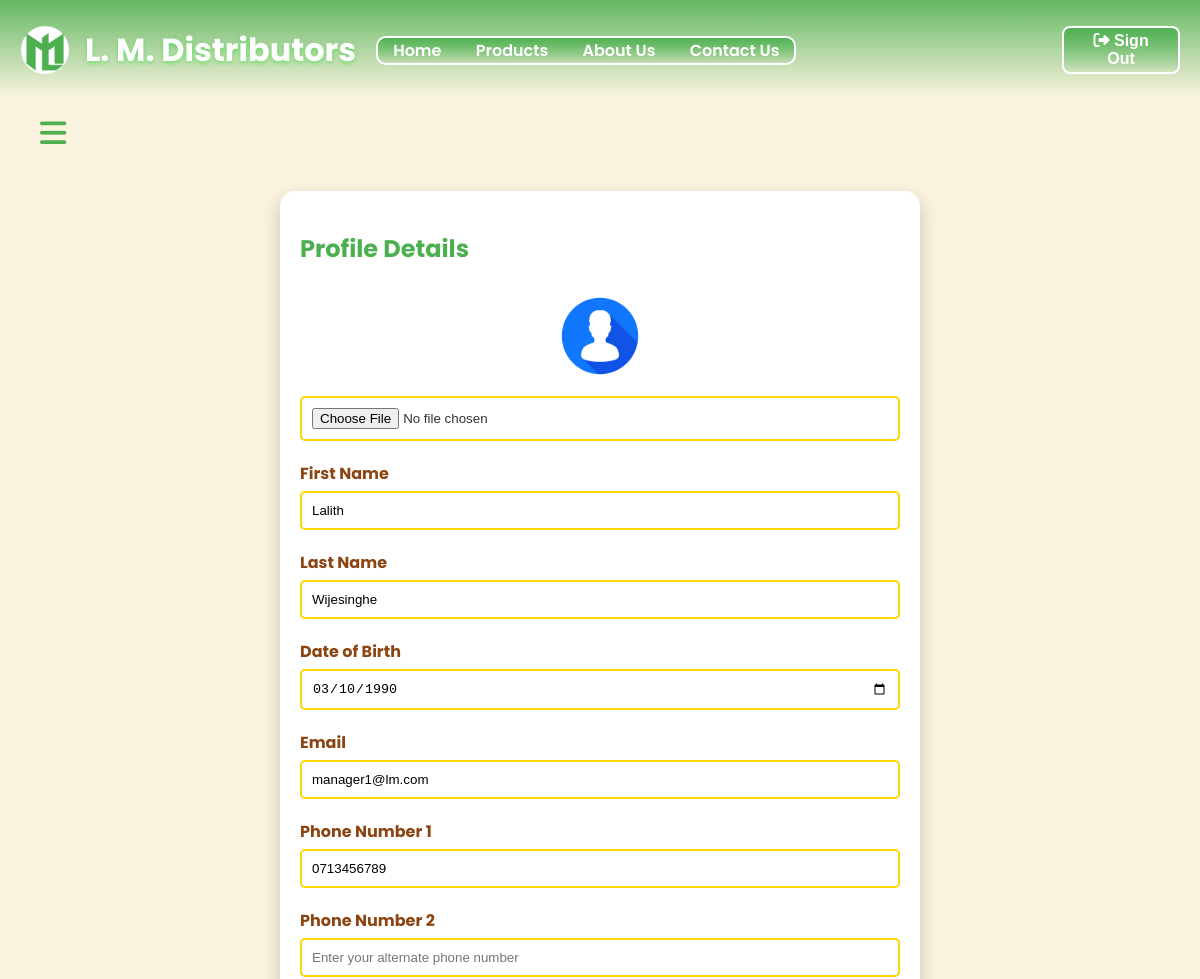
The app's page /accSettings.php (signed in, upper part), older data.
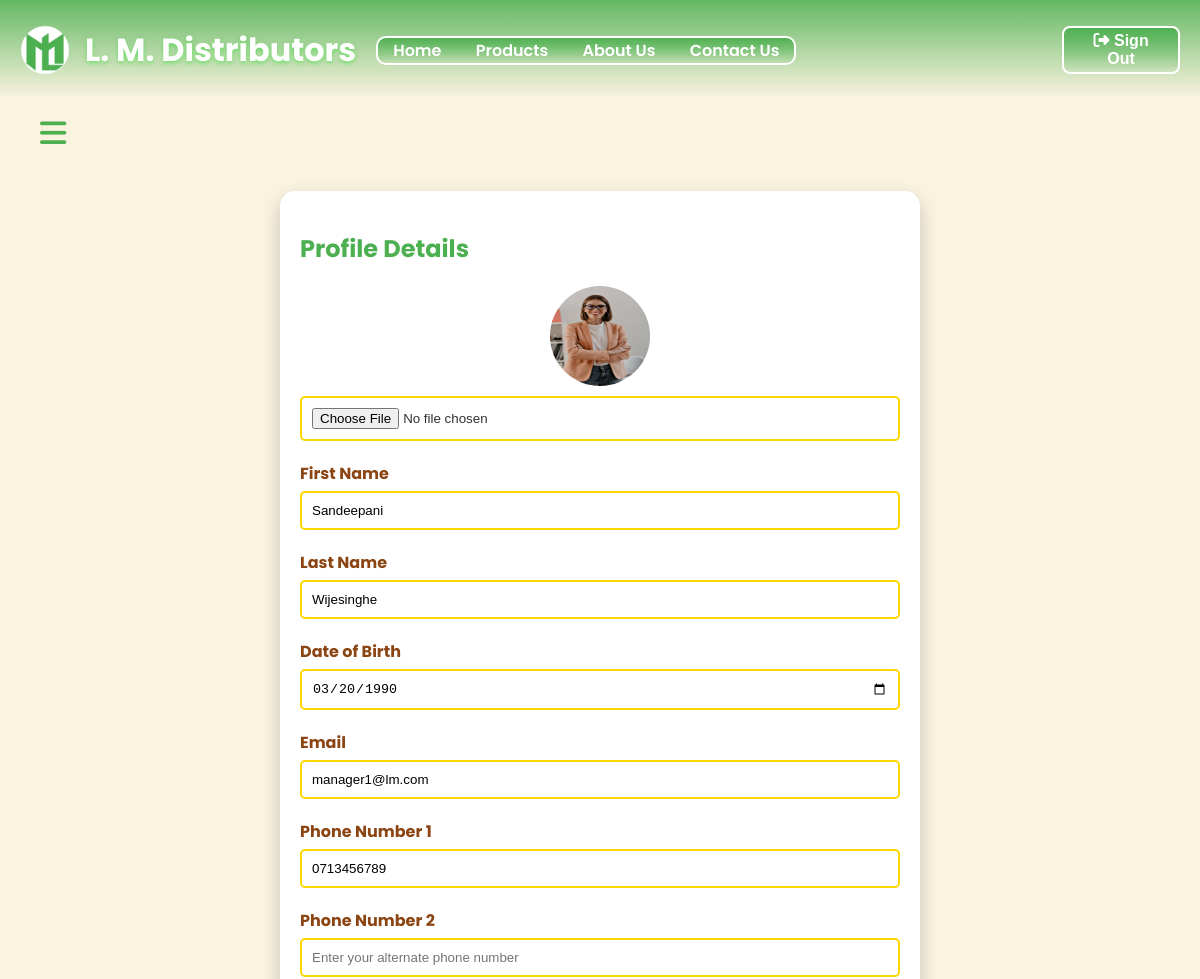
The same page, newer data.
### tables this page shows
CREATE TABLE `user_info` (
  `userID` int(11) NOT NULL,
  `email` varchar(255) NOT NULL,
  `password` varchar(255) NOT NULL,
  `fName` varchar(100) NOT NULL,
  `lName` varchar(100) NOT NULL,
  `dob` date NOT NULL,
  `phone1` varchar(15) NOT NULL,
  `phone2` varchar(15) DEFAULT NULL,
  `address` text NOT NULL,
  `image` varchar(255) DEFAULT NULL,
  `type` enum('admin','manager','customer','supplier','buyer') NOT NULL,
  `assignType` varchar(50) DEFAULT NULL,
  `status` enum('active','inactive') NOT NULL,
  `last_logout` datetime DEFAULT NULL
);

### accSettings.php (the view, shortened to what this page needs)
<?php
require_once 'config.php';
$user_id = $_SESSION['user_id'];
$firstName = $_SESSION['user_fName'];
$lastName = $_SESSION['user_lName'];
$birthday = $_SESSION['user_dob'];
$email = $_SESSION['user_email'];
$phone1 = $_SESSION['user_phone'];
$phone2 = $_SESSION['user_phone2'];
$profilePic = "./images/default-profile.png";
$sql = "SELECT * FROM user_info WHERE userID = ?";
$stmt = mysqli_prepare($conn, $sql);
mysqli_stmt_bind_param($stmt, "i", $user_id);
mysqli_stmt_execute($stmt);
$result = mysqli_stmt_get_result($stmt);
if ($row = mysqli_fetch_assoc($result)) {
    $firstName = htmlspecialchars($row['fName']);
    $lastName = htmlspecialchars($row['lName']);
    $birthday = htmlspecialchars($row['dob']);
    $email = htmlspecialchars($row['email']);
    $phone1 = htmlspecialchars($row['phone1']);
    $phone2 = htmlspecialchars($row['phone2']);
    $profilePic = !empty($row['image']) ? $row['image'] : $profilePic;
}
?>
<!DOCTYPE html>
<html lang="en">
<head>
    <link rel="stylesheet" href="./css/accSettings.css">
    <link rel="stylesheet" href="https://cdnjs.cloudflare.com/ajax/libs/font-awesome/6.0.0-beta3/css/all.min.css">
</head>
<body>
    <?php include 'header.php'; ?>
    <div class="main-content">
        <i class="fas fa-bars" id="toggle-sidebar" title="Open Dashboard"></i>
        <section class="profile-section">
            <h2>Profile Details</h2>
            <form id="profile-form" method="POST" enctype="multipart/form-data" action="accSettings.php">
                <div class="form-group">
                    <center>
                        <img src="<?php echo $profilePic; ?>" alt="Profile Picture" class="profile-pic" id="profile-pic-preview">
                    </center>
                    <input type="file" name="profile-pic" id="profile-pic" accept="image/*">
                </div>
                <div class="form-group">
                    <label for="first-name">First Name</label>
                    <input type="text" id="first-name" name="first-name" value="<?php echo $firstName; ?>" required>
                </div>
                <div class="form-group">
                    <label for="last-name">Last Name</label>
                    <input type="text" id="last-name" name="last-name" value="<?php echo $lastName; ?>" required>
                </div>
                <div class="form-group">
                    <label for="birthday">Date of Birth</label>
                    <input type="date" id="birthday" name="birthday" value="<?php echo $birthday; ?>" required>
                </div>
                <div class="form-group">
                    <label for="email">Email</label>
                    <input type="email" id="email" name="email" value="<?php echo $email; ?>" required>
                </div>
                <div class="form-group">
                    <label for="phone1">Phone Number 1</label>
                    <input type="tel" id="phone1" name="phone1" value="<?php echo $phone1; ?>" required>
                </div>
                <div class="form-group">
                    <label for="phone2">Phone Number 2</label>
                    <input type="tel" id="phone2" name="phone2" value="<?php echo $phone2; ?>" placeholder="Enter your alternate phone number">
                </div>
            </form>
        </section>
    </div>
    <?php include 'footer.php'; ?>
</body>
</html>

Row changes from the older to the newer data that the page shows:
changed user_info "Wijesinghe": image: picture added in place of a placeholder; first-name "Lalith" → "Sandeepani"; birthday "03/10/1990" → "03/20/1990"
